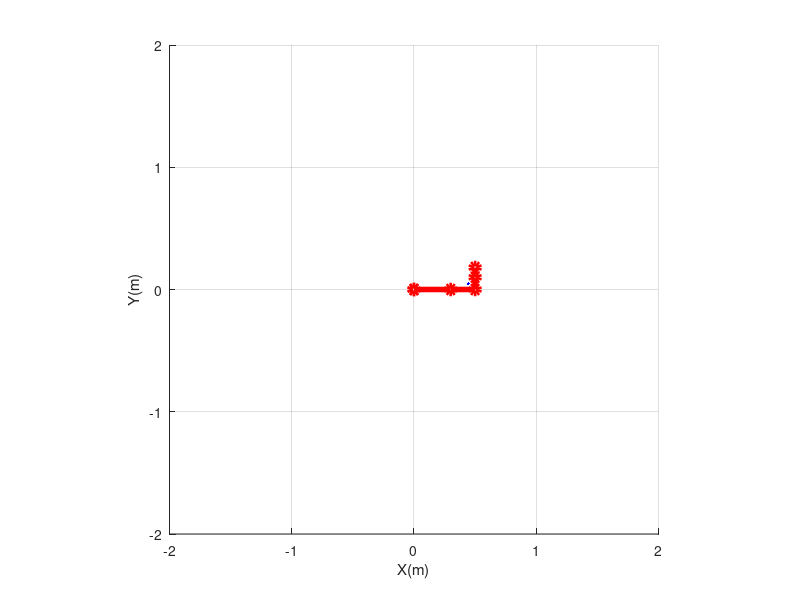

MATLAB code for this plot: (Note: this script raises an error after producing the figure.)
%%
clc
clear
close all
% Link length- can be changed  % length of first arm  % length of second arm % length of third arm
d1=0.3;
d2=0.3;
d3=0.2;
d4=0.1;
d5=0.08;
d6 = 0.08;
hold('on')
% Axis Properties
X=[0 0 d2 d2+d3 d2+d3 d2+d3 d2+d3];
Y=[0 0 0 0 d4 d4 d4+d6];
Z=[0 d1 d1 d1 d1 d1-d5 d1-d5];
Tool = plot3(X,Y,Z,'ro-','LineWidth',4,'XDataSource','X','YDataSource','Y','ZDataSource','Z');
axis([-2 2 -2 2 0 2]);
set(gca,'DataAspectRatio',[1 1 1])
grid on
hold('on')

xlabel('X(m)')
ylabel('Y(m)')
zlabel('Z(m)')
%doannay chua lam gi con doan trenchuan det roi
for q1 = -pi/6: 0.5 :pi/6
    for q2 = pi/3: 0.45 : pi/2
        for q3 =pi/5: 0.4 :pi/3
            for q4 =-pi/6:0.3:pi/6
                for q5 =-pi/6: 0.2 :pi/6
                    for q6 =-pi/6: 0.07 :pi/6
                        X0=0;
                        X1=0;
                        X2=0;
                        X3=(cos(q1) * cos(q2) - sin(q1) * sin(q2)) * d2 * cos(q3);
                        X4= 0.2e1 * cos(q1) * cos(q2) * cos(q3) ^ 2 * cos(q4) * d3 - 0.2e1 * cos(q1) * cos(q2) * cos(q3) * sin(q3) * sin(q4) * d3 - 0.2e1 * sin(q1) * sin(q2) * cos(q3) ^ 2 * cos(q4) * d3 + 0.2e1 * sin(q1) * sin(q2) * cos(q3) * sin(q3) * sin(q4) * d3 + 0.2e1 * cos(q1) * cos(q2) * cos(q3) ^ 2 * d2 - 0.2e1 * sin(q1) * sin(q2) * cos(q3) ^ 2 * d2 + cos(q1) * cos(q2) * cos(q3) * d2 - cos(q1) * cos(q2) * cos(q4) * d3 - sin(q1) * sin(q2) * cos(q3) * d2 + sin(q1) * sin(q2) * cos(q4) * d3 - cos(q1) * cos(q2) * d2 + cos(q1) * sin(q2) * d4 + cos(q2) * sin(q1) * d4 + sin(q1) * sin(q2) * d2;
                        X5=cos(q1) * cos(q2) * cos(q3) * cos(q4) * d3 - cos(q1) * cos(q2) * sin(q3) * sin(q4) * d3 - sin(q1) * sin(q2) * cos(q3) * cos(q4) * d3 + sin(q1) * sin(q2) * sin(q3) * sin(q4) * d3 + cos(q1) * cos(q2) * cos(q3) * d2 - sin(q1) * sin(q2) * cos(q3) * d2 + cos(q1) * sin(q2) * d4 + cos(q1) * sin(q2) * d5 + cos(q2) * sin(q1) * d4 + cos(q2) * sin(q1) * d5;
                        X6= -cos(q1) * cos(q2) * sin(q5) * sin(q3) * sin(q4) * d6 + cos(q1) * cos(q2) * sin(q5) * cos(q4) * cos(q3) * d6 + cos(q1) * cos(q2) * cos(q5) * sin(q3) * cos(q4) * d6 + cos(q1) * cos(q2) * cos(q5) * cos(q3) * sin(q4) * d6 + sin(q1) * sin(q2) * sin(q5) * sin(q3) * sin(q4) * d6 - sin(q1) * sin(q2) * sin(q5) * cos(q4) * cos(q3) * d6 - sin(q1) * sin(q2) * cos(q5) * sin(q3) * cos(q4) * d6 - sin(q1) * sin(q2) * cos(q5) * cos(q3) * sin(q4) * d6 - cos(q1) * cos(q2) * sin(q3) * sin(q4) * d3 + cos(q1) * cos(q2) * cos(q4) * cos(q3) * d3 + sin(q1) * sin(q2) * sin(q3) * sin(q4) * d3 - sin(q1) * sin(q2) * cos(q4) * cos(q3) * d3 + cos(q1) * cos(q2) * cos(q3) * d2 - sin(q1) * sin(q2) * cos(q3) * d2 + cos(q1) * sin(q2) * d4 + cos(q1) * sin(q2) * d5 + cos(q2) * sin(q1) * d4 + cos(q2) * sin(q1) * d5;
                        X=[X0 X1 X2 X3 X4 X5 X6];

                        Y0=0;
                        Y1=0;
                        Y2=0;
                        Y3=(cos(q1) * sin(q2) + sin(q1) * cos(q2)) * cos(q3) * (d3 + d2);
                        Y4=0.2e1 * cos(q1) * sin(q2) * cos(q3) ^ 2 * cos(q4) * d3 - 0.2e1 * cos(q1) * sin(q2) * cos(q3) * sin(q3) * sin(q4) * d3 + 0.2e1 * cos(q2) * sin(q1) * cos(q3) ^ 2 * cos(q4) * d3 - 0.2e1 * cos(q2) * sin(q1) * cos(q3) * sin(q3) * sin(q4) * d3 + 0.2e1 * cos(q1) * sin(q2) * cos(q3) ^ 2 * d2 + 0.2e1 * cos(q2) * sin(q1) * cos(q3) ^ 2 * d2 + cos(q1) * sin(q2) * cos(q3) * d2 - cos(q1) * sin(q2) * cos(q4) * d3 + cos(q2) * sin(q1) * cos(q3) * d2 - cos(q2) * sin(q1) * cos(q4) * d3 - cos(q1) * cos(q2) * d4 - cos(q1) * sin(q2) * d2 - cos(q2) * sin(q1) * d2 + sin(q1) * sin(q2) * d4;
                        Y5=cos(q1) * sin(q2) * cos(q3) * cos(q4) * d3 - cos(q1) * sin(q2) * sin(q3) * sin(q4) * d3 + cos(q2) * sin(q1) * cos(q3) * cos(q4) * d3 - cos(q2) * sin(q1) * sin(q3) * sin(q4) * d3 + cos(q1) * sin(q2) * cos(q3) * d2 + cos(q2) * sin(q1) * cos(q3) * d2 - cos(q1) * cos(q2) * d4 - cos(q1) * cos(q2) * d5 + sin(q1) * sin(q2) * d4 + sin(q1) * sin(q2) * d5;
                        Y6=-cos(q1) * sin(q2) * sin(q5) * sin(q3) * sin(q4) * d6 + cos(q1) * sin(q2) * sin(q5) * cos(q4) * cos(q3) * d6 + cos(q1) * sin(q2) * cos(q5) * sin(q3) * cos(q4) * d6 + cos(q1) * sin(q2) * cos(q5) * cos(q3) * sin(q4) * d6 - cos(q2) * sin(q1) * sin(q5) * sin(q3) * sin(q4) * d6 + cos(q2) * sin(q1) * sin(q5) * cos(q4) * cos(q3) * d6 + cos(q2) * sin(q1) * cos(q5) * sin(q3) * cos(q4) * d6 + cos(q2) * sin(q1) * cos(q5) * cos(q3) * sin(q4) * d6 - cos(q1) * sin(q2) * sin(q3) * sin(q4) * d3 + cos(q1) * sin(q2) * cos(q3) * cos(q4) * d3 - cos(q2) * sin(q1) * sin(q3) * sin(q4) * d3 + cos(q2) * sin(q1) * cos(q3) * cos(q4) * d3 + cos(q1) * sin(q2) * cos(q3) * d2 + cos(q2) * sin(q1) * cos(q3) * d2 - cos(q1) * cos(q2) * d4 - cos(q1) * cos(q2) * d5 + sin(q1) * sin(q2) * d4 + sin(q1) * sin(q2) * d5;
                        Y=[Y0 Y1 Y2 Y3 Y4 Y5 Y6];

                        Z0=0;
                        Z1=d1;
                        Z2=d1;
                        Z3=(cos(q1) * sin(q2) + sin(q1) * cos(q2)) * cos(q3) * (d3 + d2);
                        Z4=0.2e1 * cos(q3) ^ 2 * sin(q4) * d3 + 0.2e1 * sin(q3) * cos(q3) * d3 * cos(q4) + 0.2e1 * sin(q3) * d2 * cos(q3) + d2 * sin(q3) - d3 * sin(q4) + d1;
                        Z5=sin(q3) * d3 * cos(q4) + cos(q3) * d3 * sin(q4) + d2 * sin(q3) + d1;
                        Z6=sin(q5) * sin(q3) * cos(q4) * d6 + sin(q5) * cos(q3) * sin(q4) * d6 + cos(q5) * sin(q3) * sin(q4) * d6 - cos(q5) * cos(q4) * cos(q3) * d6 + sin(q3) * d3 * cos(q4) + cos(q3) * d3 * sin(q4) + d2 * sin(q3) + d1;
                        Z=[Z0 Z1 Z2 Z3 Z4 Z5 Z6];

                        % Chi ve quy dao diem thao tac
                        X1=[0 X6];
                        Y1=[0 Y6];
                        Z1=[0 Z6];
                         %set(gca,'xlim',[-1.3 1.3],'Ylim',[-1.3 1.3],'Zlim',[0 1.3]);
                        plot3(X1,Y1,Z1,'b.')
                        refreshdata(Tool,'caller')
                        drawnow
                        grid on
                        hold on
                    end
                end
            end
        end
    end
end





                        